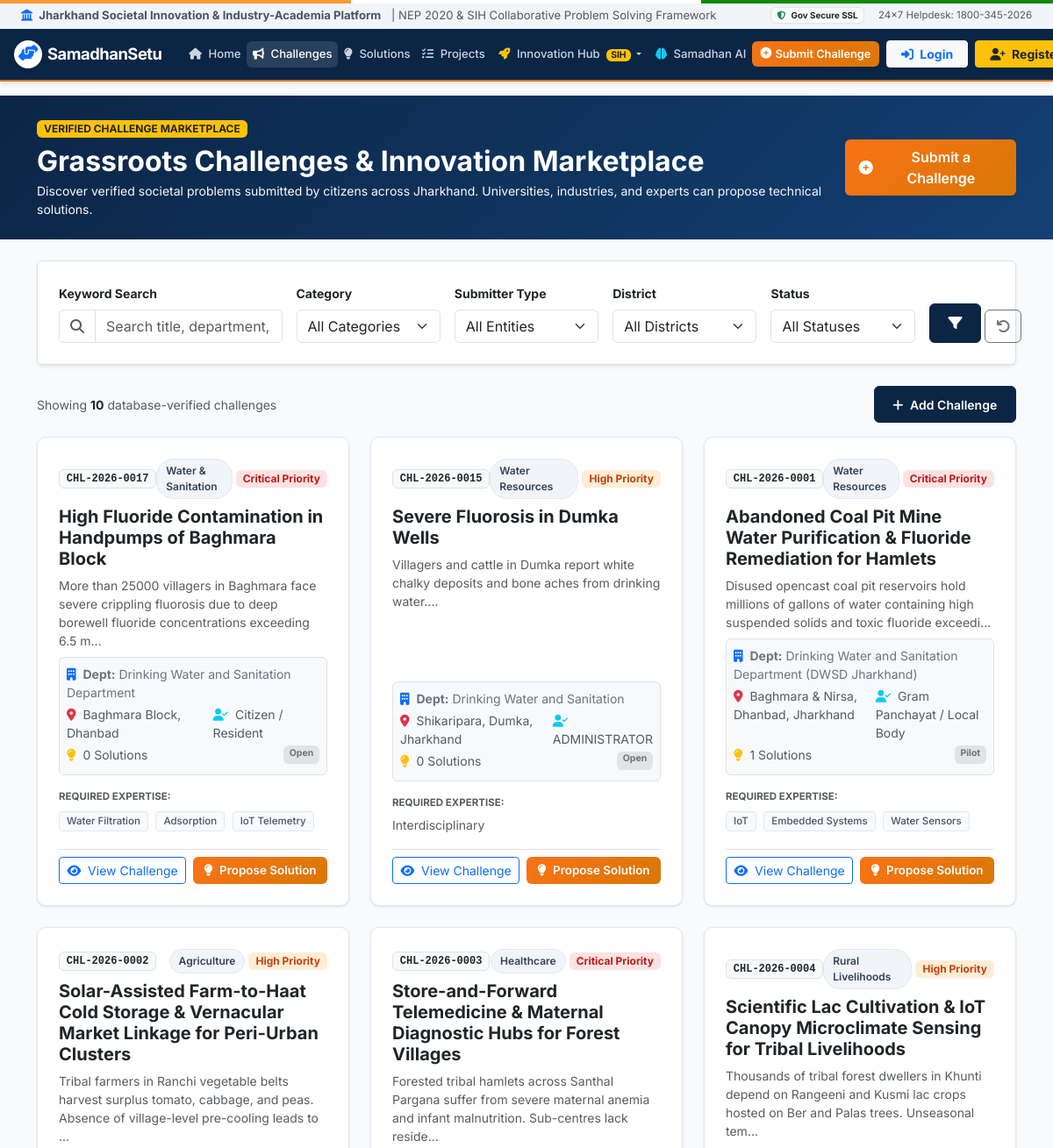
Before: /challenges (upper part) with the older database file.
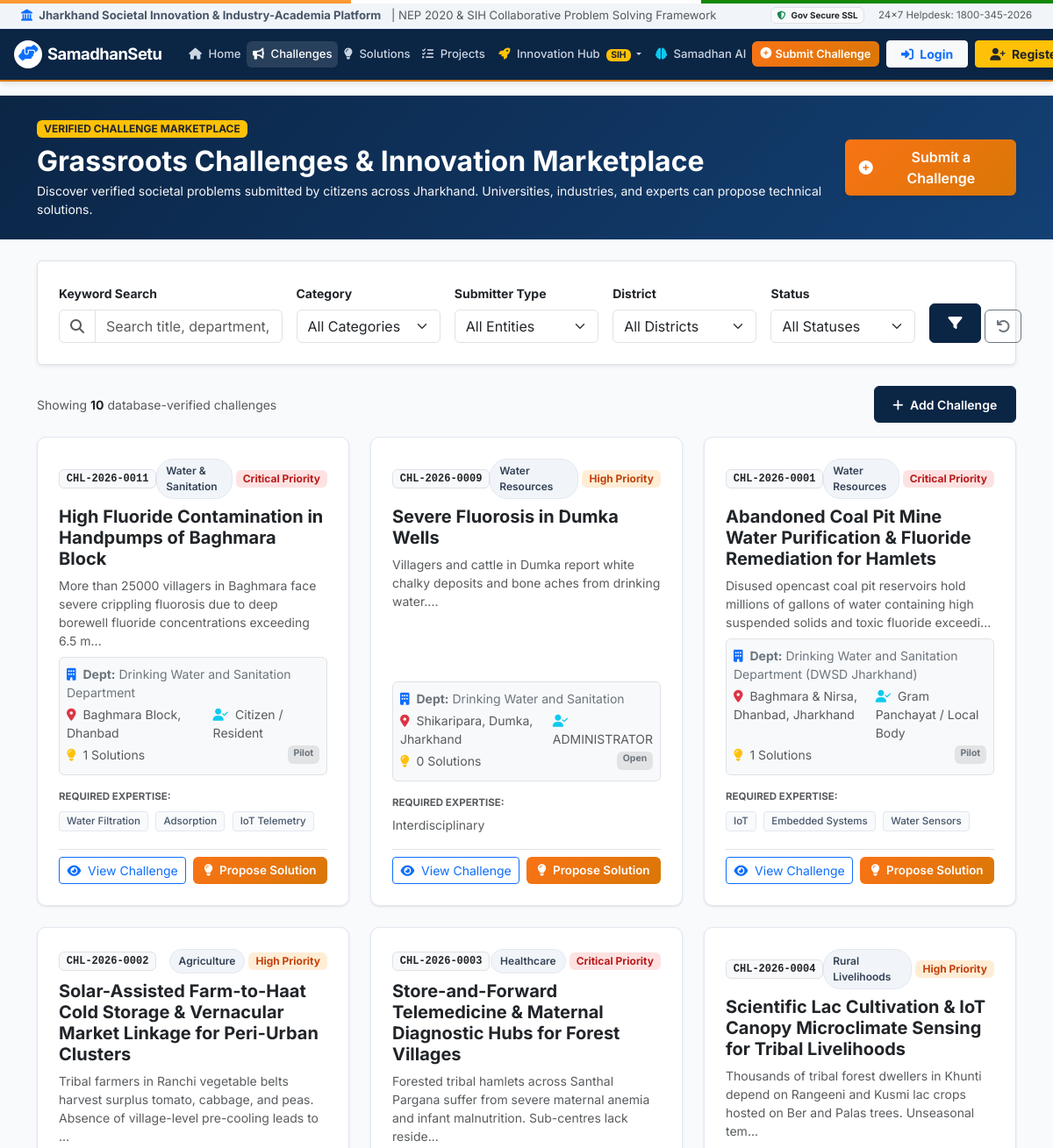
After: the same page with the newer database file.
### app.py (models this page shows, shortened)
class Challenge(db.Model):
    __tablename__ = 'challenges'
    id = db.Column(db.Integer, primary_key=True)
    title = db.Column(db.String(250), nullable=False)
    description = db.Column(db.Text, nullable=False)
    category = db.Column(db.String(80), nullable=False)
    department = db.Column(db.String(150), nullable=False, default='General Administration')
    location = db.Column(db.String(150), nullable=False)
    priority = db.Column(db.String(30), nullable=False, default='Medium') # Low, Medium, High, Critical
    status = db.Column(db.String(50), default='Open') # Open, Under Review, Verified, In Progress, Pilot, Implemented, Closed
    created_date = db.Column(db.DateTime, default=datetime.utcnow)
    deadline = db.Column(db.DateTime, nullable=True)
    organization = db.Column(db.String(200), nullable=False, default='Municipal Corporation')
    required_skills = db.Column(db.Text, nullable=True)
    submitter_type = db.Column(db.String(100), default='Citizen / Resident')
    district = db.Column(db.String(100), default='Ranchi')
    block = db.Column(db.String(100), nullable=True)
    media_url = db.Column(db.String(255), nullable=True)
    document_url = db.Column(db.String(255), nullable=True)
    assigned_university = db.Column(db.String(200), nullable=True)
    nep_aligned = db.Column(db.Boolean, default=True)
    expected_solution_type = db.Column(db.String(100), default='Software / Hardware Prototype')
    affected_population = db.Column(db.String(200), default='General Community')
    people_affected_count = db.Column(db.Integer, default=10000)
    existing_solutions = db.Column(db.Text, nullable=True)
    shortcomings = db.Column(db.Text, nullable=True)
    required_technology = db.Column(db.Text, nullable=True)
    expected_outcome = db.Column(db.Text, nullable=True)
    ai_impact_score = db.Column(db.Integer, default=85)
    views_count = db.Column(db.Integer, default=240)
    followers_count = db.Column(db.Integer, default=28)
    created_by_id = db.Column(db.Integer, db.ForeignKey('users.id'), nullable=True)
    submitter_aadhaar_masked = db.Column(db.String(30), nullable=True)
    submitter_phone = db.Column(db.String(30), nullable=True)
    solutions = db.relationship('Solution', backref='challenge', lazy=True, cascade='all, delete-orphan')
    projects = db.relationship('Project', backref='challenge', lazy=True)
    invitations = db.relationship('TeamInvitation', backref='challenge', lazy=True, cascade='all, delete-orphan')
    problem_dna = db.relationship('ProblemDNA', backref='challenge', uselist=False, lazy=True, cascade='all, delete-orphan')
    @property
    def code(self):
        return f"CHL-2026-{self.id:04d}"
    @property
    def severity(self):
        return self.priority
    @property
    def created_at(self):
        return self.created_date

### app.py (the view, shortened to what this page needs)
@app.route('/challenges')
def challenges():
    user = get_current_user()
    is_admin = (user and user.user_type == 'ADMINISTRATOR')
    query_text = request.args.get('q', '').strip()
    category_filter = request.args.get('category', '').strip()
    department_filter = request.args.get('department', '').strip()
    status_filter = request.args.get('status', '').strip()
    priority_filter = request.args.get('priority', '').strip()
    location_filter = request.args.get('location', '').strip()
    submitter_type_filter = request.args.get('submitter_type', '').strip()
    district_filter = request.args.get('district', '').strip()
    query = Challenge.query
    if not is_admin:
        query = query.filter(Challenge.status.in_([
            'APPROVED', 'VERIFIED', 'Verified', 'Open', 'In Progress', 'Pilot', 'Implemented', 'Completed'
        ]))
    if category_filter and category_filter != 'All':
        query = query.filter(Challenge.category == category_filter)
    if department_filter and department_filter != 'All':
        query = query.filter(Challenge.department == department_filter)
    if status_filter and status_filter != 'All':
        query = query.filter(Challenge.status == status_filter)
    if priority_filter and priority_filter != 'All':
        query = query.filter(Challenge.priority == priority_filter)
    if submitter_type_filter and submitter_type_filter != 'All':
        query = query.filter(Challenge.submitter_type == submitter_type_filter)
    if district_filter and district_filter != 'All':
        query = query.filter((Challenge.district == district_filter) | (Challenge.location.ilike(f"%{district_filter}%")))
    if location_filter:
        query = query.filter(Challenge.location.ilike(f"%{location_filter}%"))
    challenges_list = deduplicate_challenges(query.order_by(Challenge.created_date.desc()).all())
    return render_template('challenges.html',
        challenges=challenges_list,
        query_text=query_text,
        category_filter=category_filter,
        department_filter=department_filter,
        status_filter=status_filter,
        priority_filter=priority_filter,
        location_filter=location_filter,
        submitter_type_filter=submitter_type_filter,
        district_filter=district_filter,
        all_submitter_types=SUBMITTER_TYPES,
        all_districts=JHARKHAND_DISTRICTS,
        is_admin=is_admin
    )

### app.py (called while the page is built)
def get_current_user():
    if 'user_id' in session:
        return User.query.get(session['user_id'])
    return None

def deduplicate_challenges(challenges_list):
    if not challenges_list:
        return []
    seen_ids = set()
    seen_titles = set()
    unique_challenges = []
    for c in challenges_list:
        cid = getattr(c, 'id', None)
        raw_title = getattr(c, 'title', '') or ''
        norm_title = raw_title.strip().lower()
        if cid is not None and cid in seen_ids:
            continue
        if norm_title and norm_title in seen_titles:
            continue
        if cid is not None:
            seen_ids.add(cid)
        if norm_title:
            seen_titles.add(norm_title)
        unique_challenges.append(c)
    return unique_challenges

### templates/challenges.html (shortened to what the changed rows need)
{% extends "base.html" %}
{% block content %}
<div class="bg-primary text-white py-4 mb-4" style="background: linear-gradient(135deg, #0b2545 0%, #134074 100%);">
    <div class="container">
        <div class="d-flex flex-column flex-md-row justify-content-between align-items-md-center gap-3">
            <div>
                <h2 class="fw-bold mb-1">Grassroots Challenges & Innovation Marketplace</h2>
            </div>
        </div>
    </div>
</div>
<div class="container mb-5">
    <div class="row g-4" id="challengesContainer">
        {% if challenges %}
            {% set seen_c_keys = [] %}
            {% for c in challenges %}
            {% set c_key = (c.id|string) ~ '_' ~ (c.title|trim|lower) %}
            {% if c_key not in seen_c_keys %}
            {% set _ = seen_c_keys.append(c_key) %}
            <div class="col-md-6 col-lg-4 challenge-item-card">
                <div class="challenge-card h-100">
                    <div class="d-flex justify-content-between align-items-center mb-2">
                        <span class="badge bg-light text-dark border font-monospace">{{ c.code }}</span>
                        <div class="d-flex align-items-center gap-1">
                            <span class="badge-category">{{ c.category }}</span>
                            <span class="badge badge-severity-{{ c.priority.lower() }} px-2 py-1 rounded">
                                {{ c.priority }} Priority
                            </span>
                        </div>
                    </div>
                    <h5 class="fw-bold text-dark mb-2">
                        <a href="{{ url_for('challenge_detail', challenge_id=c.id) }}" class="text-decoration-none text-dark hover-primary">
                            {{ c.title }}
                        </a>
                    </h5>
                    <p class="text-muted small flex-grow-1 mb-2">
                        {{ c.description[:130] }}...
                    </p>
                    <div class="p-2 rounded bg-light border mb-3 small">
                        <div class="text-secondary mb-1">
                            <i class="fas fa-building text-primary me-1"></i> <strong>Dept:</strong> {{ c.department }}
                        </div>
                        <div class="d-flex justify-content-between text-muted mb-1">
                            <span><i class="fas fa-map-marker-alt text-danger me-1"></i> {{ c.location }}</span>
                            <span><i class="fas fa-user-check text-info me-1"></i> {{ c.submitter_type or 'Citizen' }}</span>
                        </div>
                        <div class="d-flex justify-content-between text-muted mb-1">
                            <span><i class="fas fa-lightbulb text-warning me-1"></i> {{ c.solutions|length }} Solutions</span>
                            {% if c.status in ['APPROVED', 'VERIFIED'] %}
                                <span class="badge bg-success"><i class="fas fa-check-circle me-1"></i> VERIFIED</span>
                            {% else %}
                                <span class="badge bg-secondary-subtle text-secondary">{{ c.status }}</span>
                            {% endif %}
                        </div>
                    </div>
                    <div class="mb-3">
                        <div class="text-muted small mb-1 fw-bold" style="font-size: 0.72rem;">REQUIRED EXPERTISE:</div>
                        <div>
                            {% if c.required_skills %}
                                {% for skill in c.required_skills.split(',')[:3] %}
                                    <span class="skill-tag">{{ skill.strip() }}</span>
                                {% endfor %}
                            {% else %}
                                <span class="text-muted small">Interdisciplinary</span>
                            {% endif %}
                        </div>
                    </div>
                    <div class="pt-2 border-top mt-auto">
                        {% if session.get('user_role') == 'ADMINISTRATOR' or is_admin %}
                        <div class="d-flex justify-content-between align-items-center mb-2">
                            <a href="{{ url_for('challenge_detail', challenge_id=c.id) }}" class="btn btn-sm btn-primary-gov flex-grow-1 me-2">
                                <i class="fas fa-eye me-1"></i> View
                            </a>
                            <form method="POST" action="{{ url_for('delete_challenge', challenge_id=c.id) }}" onsubmit="return confirm('Are you sure you want to delete this challenge permanently from the database?');" class="d-inline">
                                <button type="submit" class="btn btn-sm btn-outline-danger" title="Delete Challenge">
                                    <i class="fas fa-trash-alt"></i>
                                </button>
                            </form>
                        </div>
                        <form method="POST" action="{{ url_for('update_challenge_status', challenge_id=c.id) }}" class="d-flex gap-1 align-items-center">
                            <span class="small text-muted" style="font-size: 0.75rem;">Status:</span>
                            <select name="status" class="form-select form-select-sm py-0" style="font-size: 0.75rem;" onchange="this.form.submit()">
                                {% for st in all_statuses %}
                                    <option value="{{ st }}" {% if c.status == st %}selected{% endif %}>{{ st }}</option>
                                {% endfor %}
                            </select>
                        </form>
                        {% else %}
                        <div class="d-flex gap-2">
                            <a href="{{ url_for('challenge_detail', challenge_id=c.id) }}" class="btn btn-sm btn-outline-primary flex-fill">
                                <i class="fas fa-eye me-1"></i> View Challenge
                            </a>
                            {% if c.status in ['APPROVED', 'VERIFIED', 'Open', 'In Progress', 'Pilot'] %}
                            <a href="{{ url_for('propose_solution', challenge_id=c.id) }}" class="btn btn-sm btn-accent flex-fill">
                                <i class="fas fa-lightbulb me-1"></i> Propose Solution
                            </a>
                            {% endif %}
                        </div>
                        {% endif %}
                    </div>
                </div>
            </div>
            {% endif %}
            {% endfor %}
        {% endif %}
    </div>
</div>
{% endblock %}

Changed rows visible on the page:
removed Challenge: code "CHL-2026-0017", category "Water & Sanitation", priority "Critical", title "High Fluoride Contamination in Handpumps of Baghmara Block", description "More than 25000 villagers in Baghmara face severe crippling fluorosis due to deep borewell fluoride concentrations exceeding 6.5 m", department "Drinking Water and Sanitation Department", location "Baghmara Block, Dhanbad", submitter_type "Citizen / Resident", solutions|length "0", status "Open", strip "Water Filtration" "Adsorption" "IoT Telemetry"
removed Challenge: code "CHL-2026-0015", category "Water Resources", priority "High", title "Severe Fluorosis in Dumka Wells", description "Villagers and cattle in Dumka report white chalky deposits and bone aches from drinking water.", department "Drinking Water and Sanitation", location "Shikaripara, Dumka, Jharkhand", submitter_type "ADMINISTRATOR", solutions|length "0", status "Open", required_skills "Interdisciplinary"
now on this page (row edited): Challenge: code "CHL-2026-0011", category "Water & Sanitation", priority "Critical", title "High Fluoride Contamination in Handpumps of Baghmara Block", description "More than 25000 villagers in Baghmara face severe crippling fluorosis due to deep borewell fluoride concentrations exceeding 6.5 m", department "Drinking Water and Sanitation Department", location "Baghmara Block, Dhanbad", submitter_type "Citizen / Resident", solutions|length "1", status "Pilot", strip "Water Filtration" "Adsorption" "IoT Telemetry"
now on this page (row edited): Challenge: code "CHL-2026-0009", category "Water Resources", priority "High", title "Severe Fluorosis in Dumka Wells", description "Villagers and cattle in Dumka report white chalky deposits and bone aches from drinking water.", department "Drinking Water and Sanitation", location "Shikaripara, Dumka, Jharkhand", submitter_type "ADMINISTRATOR", solutions|length "0", status "Open", required_skills "Interdisciplinary"
